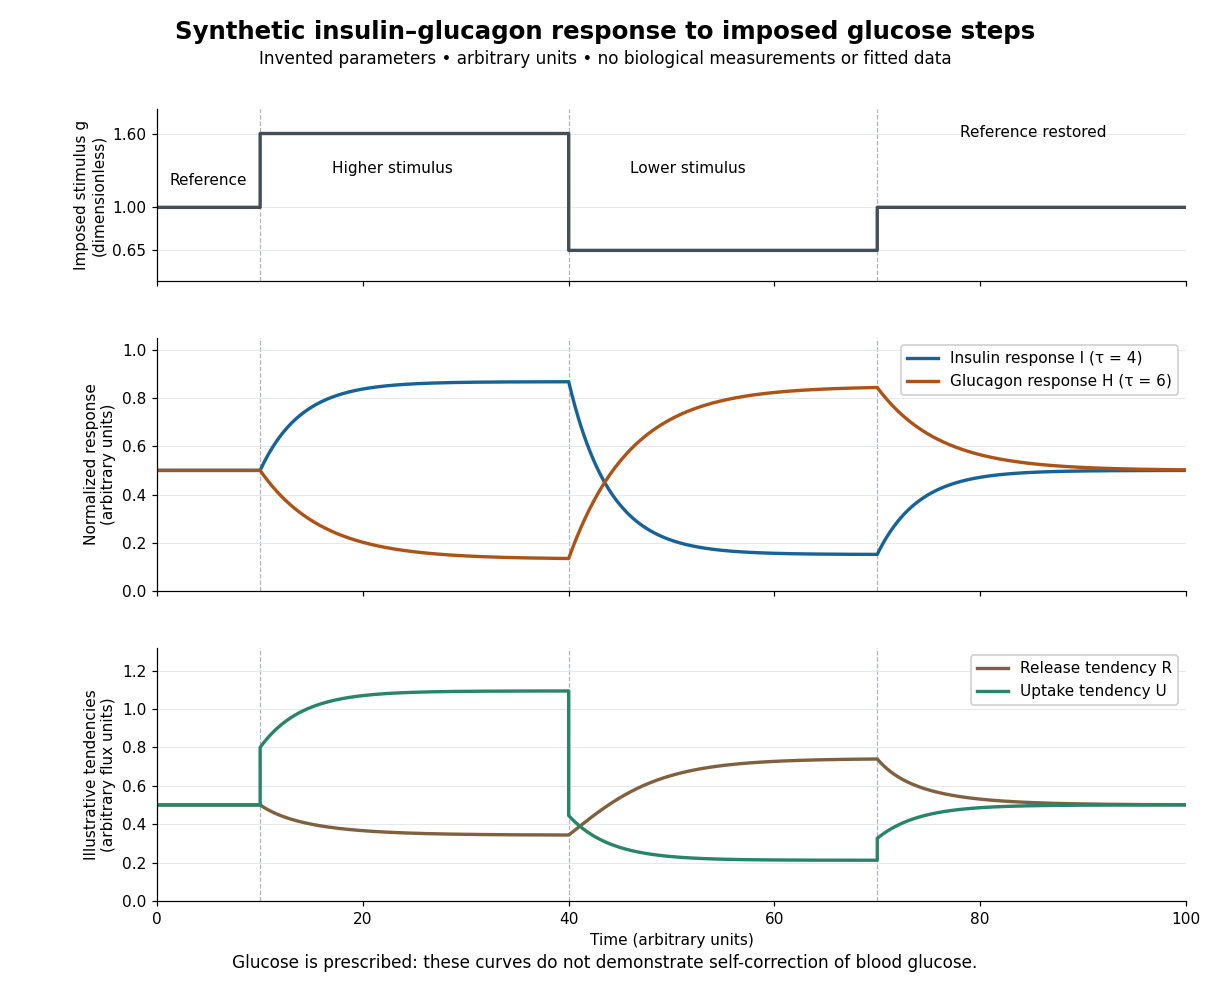

The script that drew this image:
"""Original synthetic response model; Python 3.14 / numpy 2.3.5 / matplotlib 3.10.7.

All parameters and curves are invented teaching examples, never measurements.
Glucose stimulus is imposed externally, not generated by a closed glucose balance.
Run from _media with MPLBACKEND=Agg and MPLCONFIGDIR=/tmp/codex-wiki-matplotlib.
The output is a same-basename opaque PNG in the current working directory.
"""

from pathlib import Path

import matplotlib.pyplot as plt
import numpy as np


SEGMENTS = ((0.0, 10.0, 1.0), (10.0, 40.0, 1.6),
            (40.0, 70.0, 0.65), (70.0, 100.0, 1.0))
TAU_INSULIN = 4.0
TAU_GLUCAGON = 6.0


def targets(g):
    return g**4 / (1.0 + g**4), 1.0 / (1.0 + g**4)


def response():
    """Exact solutions per constant-input interval; duplicate boundary samples.

    Duplicate times show stimulus jumps while hormone responses stay continuous.
    """
    initial_i = initial_h = 0.5
    series = []
    for begin, end, g in SEGMENTS:
        t = np.linspace(begin, end, round((end - begin) / 0.05) + 1)
        target_i, target_h = targets(g)
        i = target_i + (initial_i - target_i) * np.exp(-(t - begin) / TAU_INSULIN)
        h = target_h + (initial_h - target_h) * np.exp(-(t - begin) / TAU_GLUCAGON)
        series.append(np.column_stack((t, np.full_like(t, g), i, h)))
        initial_i, initial_h = i[-1], h[-1]
    return np.concatenate(series)


def tendencies(g, i, h):
    return 0.3 + 0.6 * h / (1.0 + i), (0.25 + 0.5 * i) * g


def draw():
    t, g, i, h = response().T
    release, uptake = tendencies(g, i, h)
    fig, axes = plt.subplots(3, 1, figsize=(11, 9), dpi=110, sharex=True,
                             gridspec_kw={"height_ratios": [0.85, 1.25, 1.25]})
    fig.patch.set_facecolor("white")
    fig.suptitle("Synthetic insulin–glucagon response to imposed glucose steps",
                 fontsize=16, weight="bold", y=0.98)
    fig.text(0.5, 0.935, "Invented parameters • arbitrary units • no biological measurements or fitted data",
             ha="center", fontsize=11)
    axes[0].plot(t, g, color="#444e58", lw=2.2)
    axes[0].set_ylabel("Imposed stimulus g\n(dimensionless)")
    axes[0].set(ylim=(0.4, 1.8), yticks=[0.65, 1.0, 1.6])
    axes[0].text(5, 1.18, "Reference", ha="center", fontsize=10)
    axes[0].text(17, 1.28, "Higher stimulus", fontsize=10)
    axes[0].text(46, 1.28, "Lower stimulus", fontsize=10)
    axes[0].text(78, 1.57, "Reference restored", fontsize=10)
    axes[1].plot(t, i, color="#176398", lw=2.2, label="Insulin response I (τ = 4)")
    axes[1].plot(t, h, color="#ac5319", lw=2.2, label="Glucagon response H (τ = 6)")
    axes[1].set_ylabel("Normalized response\n(arbitrary units)")
    axes[1].set_ylim(0, 1.05)
    axes[1].legend(loc="upper right", fontsize=10, framealpha=1)
    axes[2].plot(t, release, color="#80613f", lw=2.2, label="Release tendency R")
    axes[2].plot(t, uptake, color="#288568", lw=2.2, label="Uptake tendency U")
    axes[2].set_ylabel("Illustrative tendencies\n(arbitrary flux units)")
    axes[2].set_ylim(0, 1.32)
    axes[2].legend(loc="upper right", fontsize=10, framealpha=1)
    axes[2].set_xlabel("Time (arbitrary units)")
    for ax in axes:
        ax.set_facecolor("white")
        ax.set_xlim(0, 100)
        ax.spines[["top", "right"]].set_visible(False)
        ax.grid(axis="y", color="#e3e7eb", lw=0.6)
        for boundary in [10, 40, 70]:
            ax.axvline(boundary, color="#adb5bd", ls="--", lw=0.8, zorder=0)
    fig.text(0.5, 0.022, "Glucose is prescribed: these curves do not demonstrate self-correction of blood glucose.",
             ha="center", fontsize=11)
    fig.subplots_adjust(left=0.13, right=0.98, top=0.89, bottom=0.09, hspace=0.25)
    fig.savefig(Path.cwd() / (Path(__file__).stem + ".png"), facecolor="white", transparent=False)
    plt.close(fig)


if __name__ == "__main__":
    draw()
